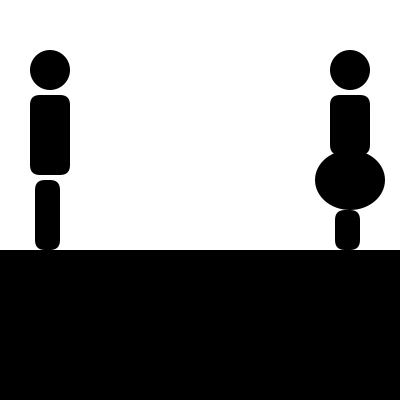
Frame 1 (no input)
Frame 60 (the mouse pressed at the canvas centre just before this capture): identical to frame 1, image omitted
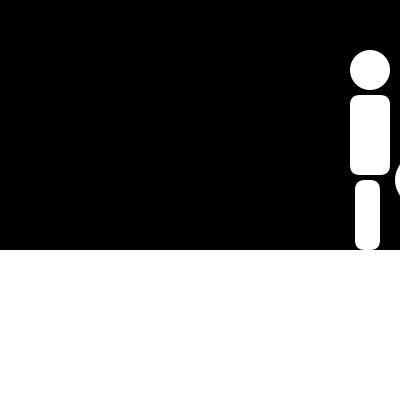
Frame 120 (the mouse held since frame 60 and released just before this capture)

The Processing sketch that drew these frames (run headless with seeded random() and noise(); from frame 60 on, the mouse is pressed at the canvas centre):

// Processing sketch: processing_75158
// ── processing_75158.pde

int col = 0;
int bkg = 255;
int xu = 0;
int xd = 0;
void setup() {
  size(400, 400);
}
void draw() {

  smooth();
  background(bkg);
  
  noStroke();

  fill(col);
  rect(0, 250, 400, 200);

  fill(col);
  ellipse(50+xu, 70, 40, 40);

  fill(col);
  ellipse(350+xd, 70, 40, 40);

  fill(col);
  rect(30+xu, 95, 40, 80, 10);

  fill(col);
  rect(330+xd, 95, 40, 60, 10);

  fill(col);
  rect(35+xu, 180, 25, 70, 10);

  fill(col);
  rect(335+xd, 210, 25, 40, 10);
  
  fill(col);
  ellipse(350+xd, 180, 70, 60);

  if (mousePressed) {
    col=255; 
    bkg=0;
    xu=120+mouseX;
    xd=-120+mouseX;
    
   

  } 
  else {
    col=0; 
    bkg=255;
    xu=0;
    xd=0;
    
  }
}
